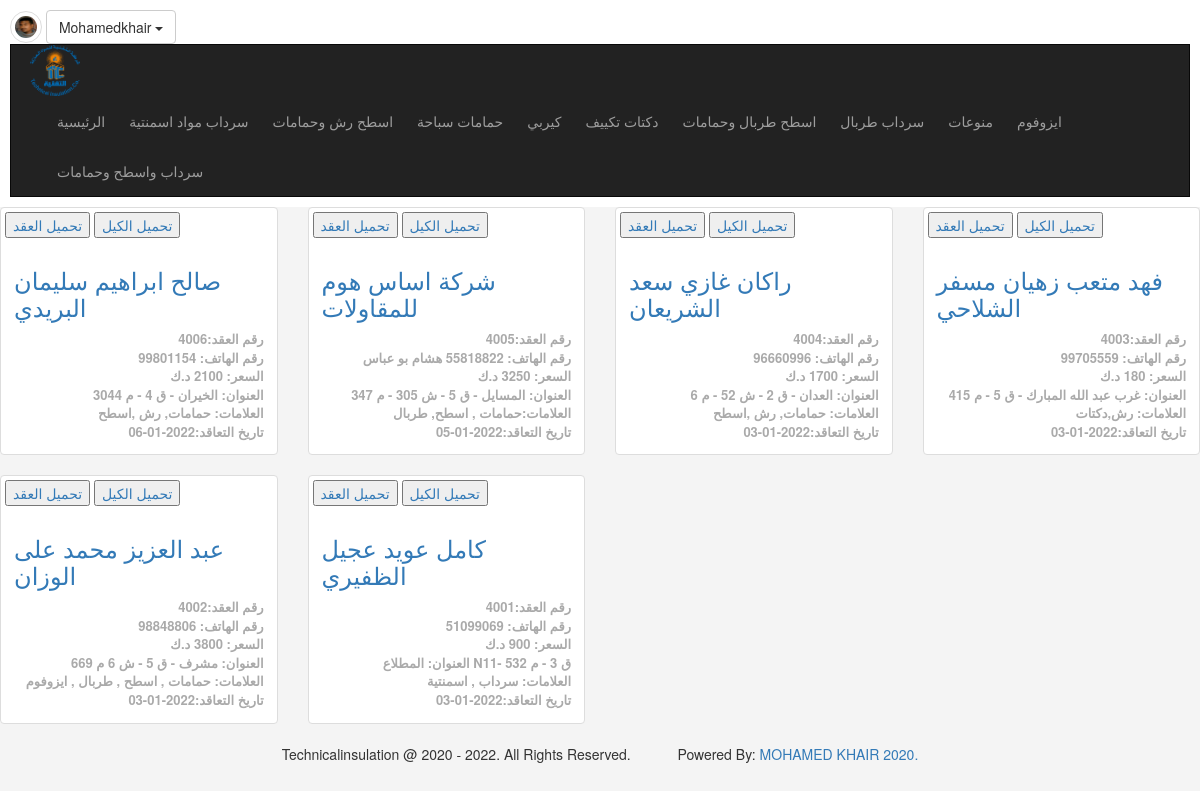
/index.php (signed in), run on the app's committed database.
### tables this page shows
CREATE TABLE `users` (
  `UserID` int(11) NOT NULL,
  `Username` varchar(255) NOT NULL,
  `Password` varchar(255) NOT NULL,
  `Email` varchar(255) NOT NULL,
  `FullName` varchar(255) NOT NULL,
  `GroupID` int(11) NOT NULL DEFAULT 0,
  `TrustStatus` int(11) NOT NULL DEFAULT 0,
  `RegStatus` int(11) NOT NULL DEFAULT 0,
  `Date` date NOT NULL,
  `avatar` varchar(255) NOT NULL,
  `Position` varchar(255) NOT NULL,
  `Salary` varchar(255) NOT NULL,
  `Phone` varchar(255) NOT NULL,
  `Notes` varchar(255) NOT NULL
);

CREATE TABLE `categories` (
  `ID` int(11) NOT NULL,
  `Name` varchar(255) NOT NULL,
  `Description` text NOT NULL,
  `Parent` int(11) NOT NULL,
  `Ordering` int(11) DEFAULT NULL,
  `Visibility` tinyint(4) NOT NULL DEFAULT 0,
  `Allow_Comment` tinyint(4) NOT NULL DEFAULT 0,
  `Allow_Ads` tinyint(4) NOT NULL DEFAULT 0
);

CREATE TABLE `items` (
  `Item_ID` int(11) NOT NULL,
  `Number` int(11) DEFAULT NULL,
  `Name` varchar(255) NOT NULL,
  `Description` text NOT NULL,
  `Price` varchar(255) NOT NULL,
  `Add_Date` date NOT NULL,
  `Country_Made` varchar(255) NOT NULL,
  `Image` varchar(255) NOT NULL,
  `Measure` varchar(255) NOT NULL,
  `Status` varchar(255) NOT NULL,
  `Rating` smallint(6) NOT NULL,
  `Approve` tinyint(4) NOT NULL DEFAULT 0,
  `Cat_ID` int(11) NOT NULL,
  `Member_ID` int(11) NOT NULL,
  `Tags` varchar(255) NOT NULL,
  `pay1` int(11) NOT NULL,
  `pay2` int(11) NOT NULL,
  `pay3` int(11) NOT NULL,
  `start` date NOT NULL,
  `pstage1` date NOT NULL,
  `pstage2` date NOT NULL,
  `pstage3` date NOT NULL,
  `pstage4` date NOT NULL,
  `pstage5` date NOT NULL,
  `plot1` date NOT NULL,
  `plot2` date NOT NULL,
  `plot3` date NOT NULL,
  `plot4` date NOT NULL,
  `plot5` date NOT NULL,
  `plot6` date NOT NULL,
  `plot7` date NOT NULL,
  `plot8` date NOT NULL,
  `plot9` date NOT NULL,
  `plot10` date NOT NULL,
  `plot11` date NOT NULL,
  `plot12` date NOT NULL,
  `plot13` date NOT NULL,
  `plot14` date NOT NULL,
  `plot15` date NOT NULL,
  `notes` varchar(255) NOT NULL
);

### init.php (called while the page is built, shortened)
<?php
include 'admin/connect.php';
$sessionUser = '';
if(isset($_SESSION['user']) ){
    $sessionUser = $_SESSION['user'];
}
$tpl = 'includes/templates/';
$func = 'includes/functions/';
$css = 'layout/css/';
include $func . 'functions.php';
include $tpl . 'header.php';

### includes/functions/functions.php (called while the page is built, shortened)
<?php
function getAllFrom($tableName , $orderBy ,$where = NULL){
    global $con;
    $getAll = $con->prepare ("SELECT * FROM $tableName $where ORDER BY $orderBy DESC ");
    $getAll->execute();
    $all = $getAll->fetchAll();
    return $all;
}
function getAllFrom2($field , $table , $orderField , $where = NULL, $and = NULL, $ordering ="DESC"){
    global $con;
    $getAll = $con->prepare ("SELECT $field FROM $table $where $and ORDER BY $orderField $ordering ");
    $getAll->execute();
    $all = $getAll->fetchAll();
    return $all;
}

### index.php (the view, shortened to what this page needs)
<?php
if (isset($_SESSION['user'])) {
include 'init.php';
  ?>
  <div class="row">
      <?php
          $allItems = getAllFrom('items','Item_ID','WHERE Approve = 1');
          foreach ($allItems as $item){
            echo '<div class="col-sm-6 col-md-3">';
               echo '<div class="thumbnail item-box">';
               echo "<a href='admin/uploads/avatars/" . $item['Image'] ." ' alt=' ' download> <button>تحميل العقد</button></a>";
               echo "<a href='admin/uploads/avatars/" . $item['Measure'] ." ' alt=' ' download> <button>تحميل الكيل</button></a>";
                  echo '<div class="caption">';
                    echo '<h3><a href="items.php?itemid=' . $item['Item_ID'] .'">'. $item['Name'] .'</a></h3>';
                    echo '<div class="date">رقم العقد:' . $item['Number'] . '</div>';
                    echo '<div class="date">رقم الهاتف:' . $item['Description'] . '</div>';
                    echo '<div class="date">السعر:' . $item['Price'] . ' د.ك </div>';
                    echo '<div class="date">العنوان:' . $item['Country_Made'] . '</div>';
                    echo '<div class="date">العلامات:' . $item['Tags'] . '</div>';
                    echo '<div class="date">تاريخ التعاقد:' . $item['Add_Date'] . '</div>';
                  echo '</div>';
               echo '</div>';
            echo '</div>';
        }
        ?>
  </div>
 <?php
} else {
    header('location:login.php');
    exit();
}
 include $tpl . 'footer.php';
 ?>

### includes/templates/header.php (shortened to what this page needs)
<!DOCTYPE html>
<html lang="en">
<head>
    <link rel="stylesheet" href="<?php echo $css; ?>bootstrap.min.css"/>
    <link rel="stylesheet" href="<?php echo $css; ?>font-awesome.min.css"/>
    <link rel="stylesheet" href="<?php echo $css; ?>jquery-ui.css"/>
    <link rel="stylesheet" href="<?php echo $css; ?>jquery.selectBoxIt.css"/>
    <link rel="stylesheet" href="<?php echo $css; ?>front.css"/>
</head>
<body>
<div class="upper-bar">
        <?php
          $getUser = $con->prepare("SELECT * FROM users WHERE Username = ?");
          $getUser->execute(array($sessionUser));
          $info = $getUser->fetch();
        if(isset($_SESSION['user'])){?>
        <img class="my-image img-thumbnail img-circle" src="admin/uploads/avatars/<?php echo $info['avatar'] ?>" alt=" " />
        <div class="btn-group my-info">
            <span class="btn btn-default dropdown-toggle" data-toggle="dropdown">
                <?php echo $sessionUser?>
                <span class="caret"></span>
                </span>
        </div>
            <nav class="navbar navbar-inverse " >
        <div class="container">
            <div class="navbar-header">
            <a href="https://technicalinsulation.000webhostapp.com/" target="_blank"><img style="width: 50px;" src="admin/uploads/avatars/logo.png" alt="logo"></a>
            </div>
            <div class="collapse navbar-collapse" id="app-nav">
                <ul class="nav navbar-nav navbar-right">
                <li> <a href="index.php">الرئيسية</a></li>
                    <?php
                    $allCats = getAllFrom2("*" , "categories" ,"ID", "where parent = 0", "", "ASC");
                    foreach ($allCats as $cat){
                        echo '<li> <a href="categories.php?pageid=' . $cat['ID'] .'">' . $cat['Name'] . '</a></li>';
                    }
                    ?>
                </ul>
            </div>
        </div>
        </nav>
        <?php
        }else{
        ?>
        <a href="login.php">
            <span class="pull-right">دخول/تسجيل</span>
        </a>
        <?php } ?>
</div>

### layout/css/front.css (style rules this page uses)
body { background-color: #F4F4F4; text-transform: capitalize; }
.navbar { border-radius: 0; margin-bottom: 0; }
.nav > li >a, .navbar-brand { padding: 15px 12px; }
.upper-bar { padding: 10px; background-color: #FFF; }
.my-image { width: 32px; height: 32px; }
.item-box { position: relative; }
.thumbnail .date { text-align: right; font-size: 13px; color: #aaa; font-weight: bold; }

### data on the page
users: avatar (picture)
categories: Name "سرداب مواد اسمنتية"
categories: Name "اسطح رش وحمامات"
categories: Name "حمامات سباحة"
categories: Name "كيربي"
categories: Name "دكتات تكييف"
categories: Name "اسطح طربال وحمامات"
categories: Name "سرداب طربال"
categories: Name "منوعات"
categories: Name "ايزوفوم"
categories: Name "سرداب واسطح وحمامات"
items: Name "صالح ابراهيم سليمان البريدي", Number "4006", Description "99801154", Price "2100", Country_Made "الخيران - ق 4 - م 3044", Tags "حمامات, رش ,اسطح", Add_Date "2022-01-06"
items: Name "شركة اساس هوم للمقاولات", Number "4005", Description "55818822 هشام بو عباس", Price "3250", Country_Made "المسايل - ق 5 - ش 305 - م 347", Tags "حمامات , اسطح, طربال", Add_Date "2022-01-05"
items: Name "راكان غازي سعد الشريعان", Number "4004", Description "96660996", Country_Made "العدان - ق 2 - ش 52 - م 6", Tags "حمامات, رش ,اسطح", Add_Date "2022-01-03"
items: Name "فهد متعب زهيان مسفر الشلاحي", Number "4003", Description "99705559", Country_Made "غرب عبد الله المبارك - ق 5 - م 415", Tags "رش,دكتات", Add_Date "2022-01-03"
items: Name "عبد العزيز محمد على الوزان", Number "4002", Description "98848806", Price "3800", Country_Made "مشرف - ق 5 - ش 6 م 669", Tags "حمامات , اسطح , طربال , ايزوفوم", Add_Date "2022-01-03"
items: Name "كامل عويد عجيل الظفيري", Number "4001", Description "51099069", Country_Made "المطلاع N11- ق 3 - م 532", Tags "سرداب , اسمنتية", Add_Date "2022-01-03"

### other printed values
$sessionUser "Mohamedkhair"
